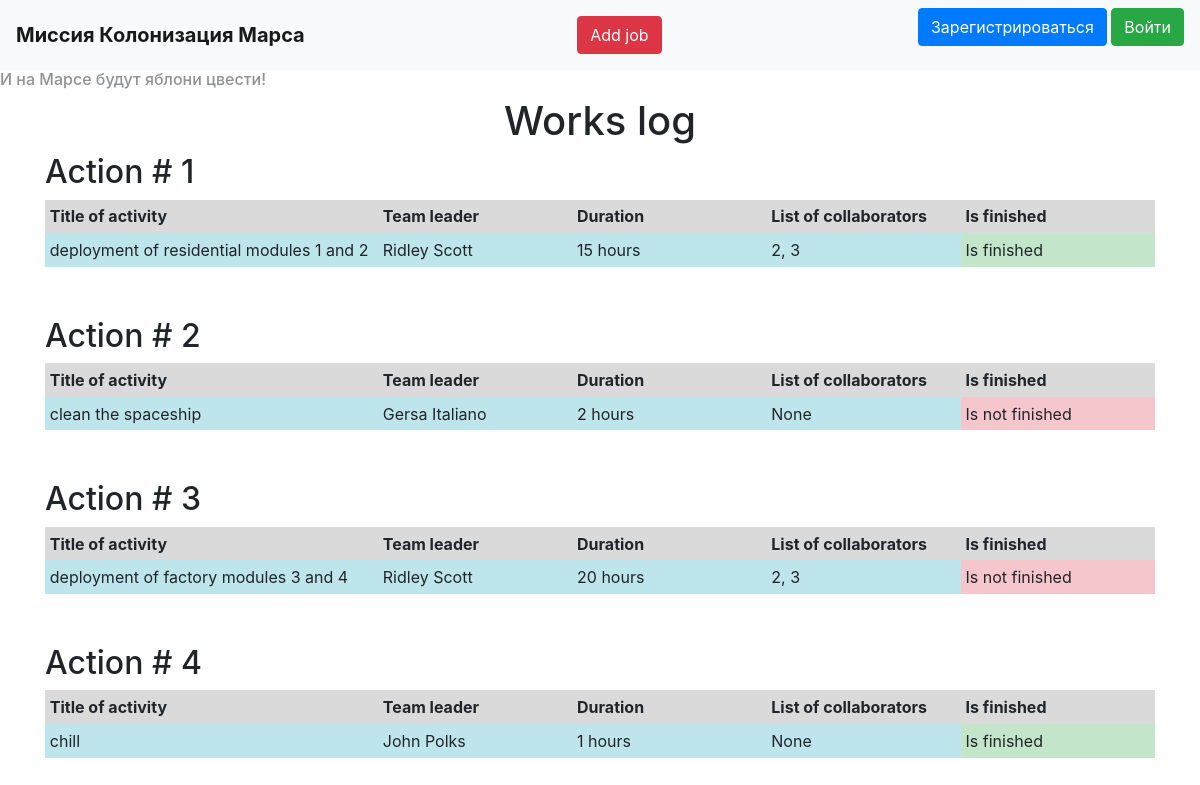
Before: / with the older database file.
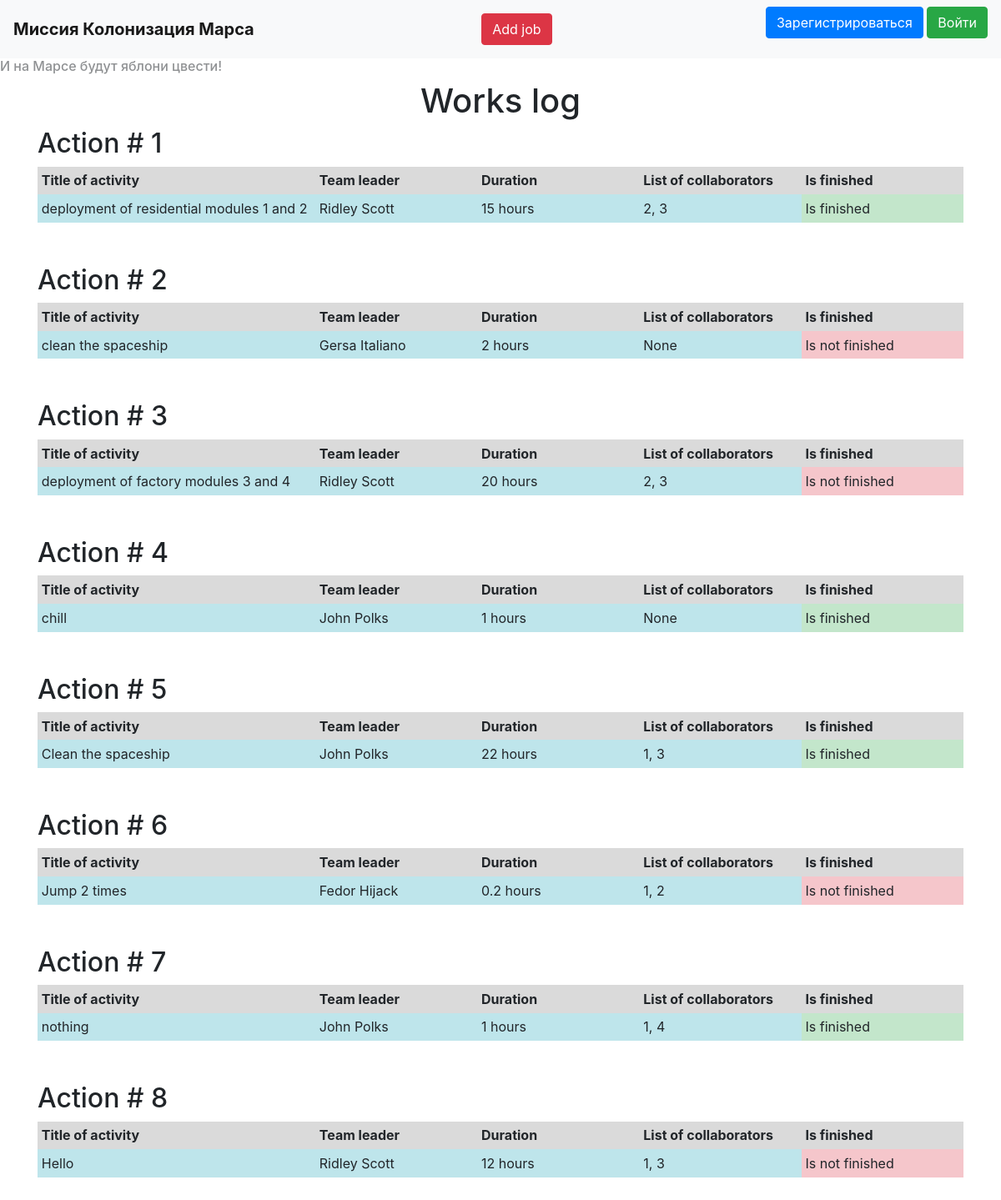
After: the same page with the newer database file.
### __all_models.py (models this page shows)
class Jobs(SqlAlchemyBase):
    __tablename__ = 'jobs'
    id = sqlalchemy.Column(sqlalchemy.Integer, primary_key=True, autoincrement=True)
    team_leader = sqlalchemy.Column(sqlalchemy.Integer, sqlalchemy.ForeignKey('users.id'))
    job = sqlalchemy.Column(sqlalchemy.String)
    work_size = sqlalchemy.Column(sqlalchemy.Integer)
    collaborators = sqlalchemy.Column(sqlalchemy.String)
    start_date = sqlalchemy.Column(sqlalchemy.DateTime, default=datetime.datetime.now())
    end_date = sqlalchemy.Column(sqlalchemy.DateTime)
    is_finished = sqlalchemy.Column(sqlalchemy.Boolean)
    users = orm.relation('User')

### main.py (the view)
@app.route('/')
def base():
    sesion = db_session.create_session()
    jobs = []
    for job in sesion.query(Jobs):
        user = sesion.query(User).filter(User.id == job.team_leader).first()
        jobs.append((job, ' '.join([user.name, user.surname])))
    return render_template('jobs.html', jobs=jobs, session=sesion)

### db_session.py (called while the page is built)
def create_session() -> Session:
    global __factory
    return __factory()

### templates/jobs.html
{% extends "base.html" %}
{% block content %}
<div align="center">
    <h1>Works log</h1>
</div>
{% for job,name in jobs %}
    <div>
        <h2>Action # {{job.id}}</h2>
        <table class="table table-sm table-borderless">
            <thead>
                <tr class="table-active">
                    <th scope="col" width="30%">Title of activity</th>
                    <th scope="col">Team leader</th>
                    <th scope="col">Duration</th>
                    <th scope="col">List of collaborators</th>
                    <th scope="col">Is finished</th>
                </tr>
            </thead>
            <tbody>
                <tr>
                    <td class="table-info">{{job.job}}</td>
                    <td class="table-info">{{name}}</td>
                    <td class="table-info">{{job.work_size}} hours</td>
                    <td class="table-info">{{job.collaborators}}</td>
                    {% if job.is_finished == False %}
                    <td class="table-danger">Is not finished</td>
                    {% else %}
                    <td class="table-success">Is finished</td>
                    {% endif %}
                </tr>
            </tbody>
        </table>
    </div>
{% endfor %}
{% endblock %}

### templates/base.html (shortened to what this page needs)
<!doctype html>
<html lang="en">
<head>
    <link rel="stylesheet"
          href="https://stackpath.bootstrapcdn.com/bootstrap/4.4.1/css/bootstrap.min.css"
>
    <link rel="stylesheet" href="{{ url_for('static', filename='css/style.css') }}">
</head>
<body>
<header>
    <nav class="navbar navbar-light bg-light">
        <a class="navbar-brand" href="/"><b>Миссия Колонизация Марса</b></a>
        {% if request.path != '/addjob'%}
        <a class="btn btn-danger" href="/addjob">Add job</a>
        {% endif %}
        {% if current_user.is_authenticated %}
            <a class="navbar-brand" href="/logout">{{ current_user.name }} {{ current_user.surname }}</a>
        {% else %}
            <p>
            <a class="btn btn-primary " href="/register">Зарегистрироваться</a>
            <a class="btn btn-success" href="/login">Войти</a>
            </p>
        {% endif %}
    </nav>
</header>
 <h6 style="opacity: 0.5">И на Марсе будут яблони цвести!</h6>
<main role="main" class="container">
    {% block content %}{% endblock %}
</main>
</body>
</html>

### static/css/style.css (style rules this page uses)
.table { text-align:left; table-layout: fixed; margin-bottom: 50px; }

Changed rows visible on the page:
added Jobs: id "5", job "Clean the spaceship", name "John Polks", work_size "22", collaborators "1, 3", is_finished "Is finished"
added Jobs: id "6", job "Jump 2 times", name "Fedor Hijack", work_size "0.2", collaborators "1, 2", is_finished "Is not finished"
added Jobs: id "7", job "nothing", name "John Polks", work_size "1", collaborators "1, 4", is_finished "Is finished"
added Jobs: id "8", job "Hello", name "Ridley Scott", work_size "12", collaborators "1, 3", is_finished "Is not finished"
